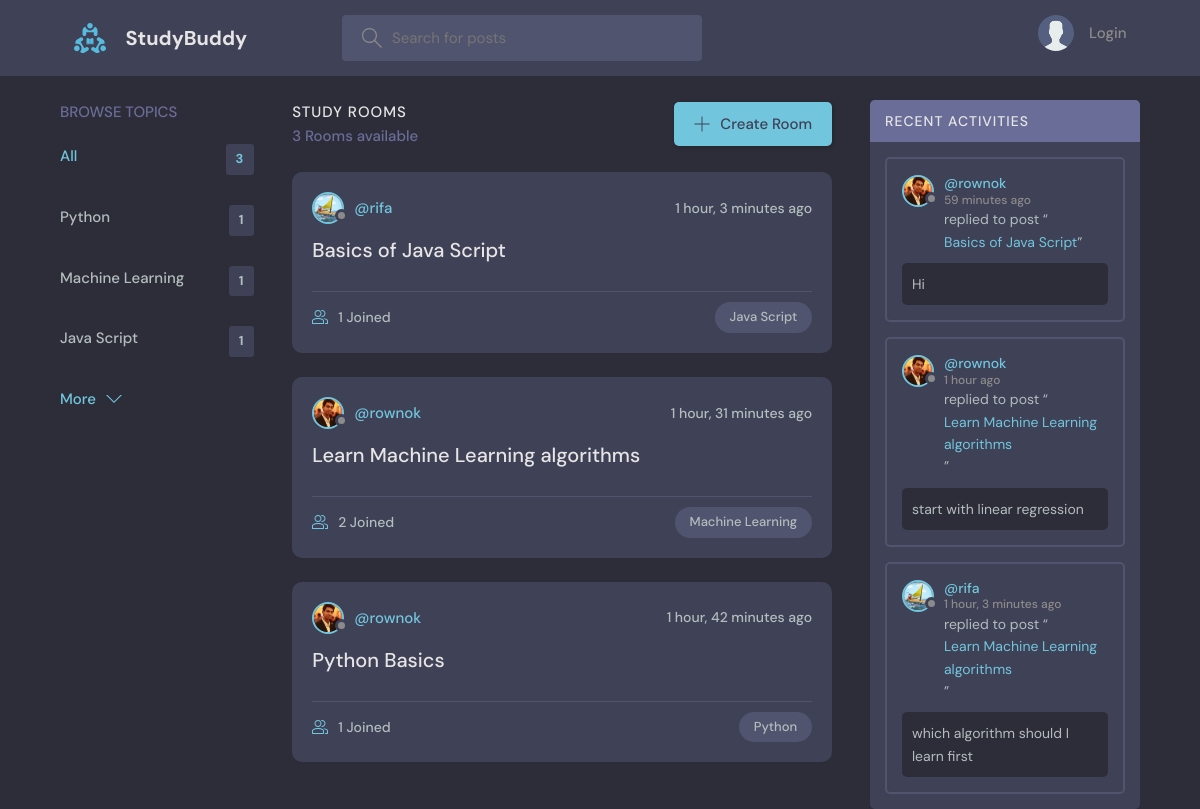
The page / on the database its author committed.
### base/models.py (models this page shows, shortened)
class Topic(models.Model):
    name = models.CharField(max_length=200)

class Room(models.Model):
    host = models.ForeignKey(User, on_delete=models.SET_NULL, null=True)
    topic = models.ForeignKey(Topic, on_delete=models.SET_NULL, null=True)
    name = models.CharField(max_length=200)
    description = models.TextField(null=True, blank=True)
    participants = models.ManyToManyField(
        User, related_name='participants', blank=True)
    updated = models.DateTimeField(auto_now=True)
    created = models.DateTimeField(auto_now_add=True)
    class Meta:
        ordering = ['-updated', '-created']
    def __str__(self):
        return self.name

class User(AbstractUser):
    name = models.CharField(max_length=200, null=True)
    email = models.EmailField(unique=True, null=True)
    bio = models.TextField(null=True)
    avatar = models.ImageField(null=True, default="avatar.svg")
    USERNAME_FIELD = 'email'
    REQUIRED_FIELDS = ['username']

class Message(models.Model):
    user = models.ForeignKey(User, on_delete=models.CASCADE)
    room = models.ForeignKey(Room, on_delete=models.CASCADE)
    body = models.TextField()
    updated = models.DateTimeField(auto_now=True)
    created = models.DateTimeField(auto_now_add=True)
    class Meta:
        ordering = ['-updated', '-created']

### base/views.py (the view)
# urls.py: path('', views.home, name="home"),
def home(request):
    q = request.GET.get('q') if request.GET.get('q') != None else ''
    rooms = Room.objects.filter(
        Q(topic__name__icontains=q) |
        Q(name__icontains=q) |
        Q(description__icontains=q)
    )
    topics = Topic.objects.all()[0:5]
    room_count = rooms.count()
    room_messages = Message.objects.filter(
        Q(room__topic__name__icontains=q))[0:3]
    context = {'rooms': rooms, 'topics': topics,
               'room_count': room_count, 'room_messages': room_messages}
    return render(request, 'base/home.html', context)

### base/templates/base/home.html (shortened to what this page needs)
{% extends 'main.html' %}
{% block content %}
<main class="layout layout--3">
  <div class="container">
    {% include 'base/topics_component.html' %}
    <div class="roomList">
      <div class="roomList__header">
        <div>
          <h2>Study Rooms</h2>
          <p>{{room_count}} Rooms available</p>
        </div>
        <a class="btn btn--main" href="{% url 'create-room' %}">
          <svg version="1.1" xmlns="http://www.w3.org/2000/svg" width="32" height="32" viewBox="0 0 32 32">
            <title>add</title>
            <path
              d="M16.943 0.943h-1.885v14.115h-14.115v1.885h14.115v14.115h1.885v-14.115h14.115v-1.885h-14.115v-14.115z">
            </path>
          </svg>
          Create Room
        </a>
      </div>
      {% include 'base/feed_component.html' %}
    </div>
    {% include 'base/activity_component.html' %}
  </div>
</main>
{% endblock %}

### base/templates/base/topics_component.html
<div class="topics">
    <div class="topics__header">
        <h2>Browse Topics</h2>
    </div>
    <ul class="topics__list">
        <li>
            <a href="{% url 'home' %}" class="active">All <span>{{topics.count}}</span></a>
        </li>
        {% for topic in topics %}
        <li>
            <a href="{% url 'home' %}?q={{topic.name}}">{{topic.name}}<span>{{topic.room_set.all.count}}</span></a>
        </li>
        {% endfor %}
    </ul>
    <a class="btn btn--link" href="{% url 'topics' %}">
        More
        <svg version="1.1" xmlns="http://www.w3.org/2000/svg" width="32" height="32" viewBox="0 0 32 32">
            <title>chevron-down</title>
            <path d="M16 21l-13-13h-3l16 16 16-16h-3l-13 13z"></path>
        </svg>
    </a>
</div>

### base/templates/base/feed_component.html (shortened to what this page needs)
{% for room in rooms %}
<div class="roomListRoom">
    <div class="roomListRoom__header">
        <a href="{% url 'user-profile' room.host.id %}" class="roomListRoom__author">
            <div class="avatar avatar--small">
                <img src="{{room.host.avatar.url}}" />
            </div>
            <span>@{{room.host.username}}</span>
        </a>
        <div class="roomListRoom__actions">
            <span>{{room.created|timesince}} ago</span>
        </div>
    </div>
    <div class="roomListRoom__content">
        <a href="{% url 'room' room.id %}">{{room.name}}</a>
    </div>
    <div class="roomListRoom__meta">
        <a href="{% url 'room' room.id %}" class="roomListRoom__joined">
            {{room.participants.all.count}} Joined
        </a>
        <p class="roomListRoom__topic">{{room.topic.name}}</p>
    </div>
</div>
{% endfor %}

### base/templates/base/activity_component.html (shortened to what this page needs)
<div class="activities">
    <div class="activities__header">
        <h2>Recent Activities</h2>
    </div>
    {% for message in room_messages %}
    <div class="activities__box">
        <div class="activities__boxHeader roomListRoom__header">
            <a href="{% url 'user-profile' message.user.id %}" class="roomListRoom__author">
                <div class="avatar avatar--small">
                    <img src="{{message.user.avatar.url}}" />
                </div>
                <p>
                    @{{message.user.username}}
                    <span>{{message.created|timesince}} ago</span>
                </p>
            </a>
        </div>
        <div class="activities__boxContent">
            <p>replied to post “<a href="{% url 'room' message.room.id %}">{{message.room}}</a>”</p>
            <div class="activities__boxRoomContent">{{message.body}}</div>
        </div>
    </div>
    {% endfor %}
</div>

### rows shown on the page
Topic: name "Python", room_set.all.count "1"
Topic: name "Machine Learning", room_set.all.count "1"
Topic: name "Java Script", room_set.all.count "1"
Room: host.avatar (picture), host.username "rifa", created "1 hour, 3 minutes", name "Basics of Java Script", participants.all.count "1", topic.name "Java Script"
Room: host.avatar (picture), host.username "rownok", created "1 hour, 31 minutes", name "Learn Machine Learning algorithms", participants.all.count "2", topic.name "Machine Learning"
Room: host.avatar (picture), host.username "rownok", created "1 hour, 42 minutes", name "Python Basics", participants.all.count "1", topic.name "Python"
Message: user.avatar (picture), user.username "rownok", created "59 minutes", room "Basics of Java Script", body "Hi"
Message: user.avatar (picture), user.username "rownok", created "1 hour", room "Learn Machine Learning algorithms", body "start with linear regression"
Message: user.avatar (picture), user.username "rifa", created "1 hour, 3 minutes", room "Learn Machine Learning algorithms", body "which algorithm should I learn first"

### other values the page prints
{{ topics.count }} "3"
{{ room_count }} "3"
